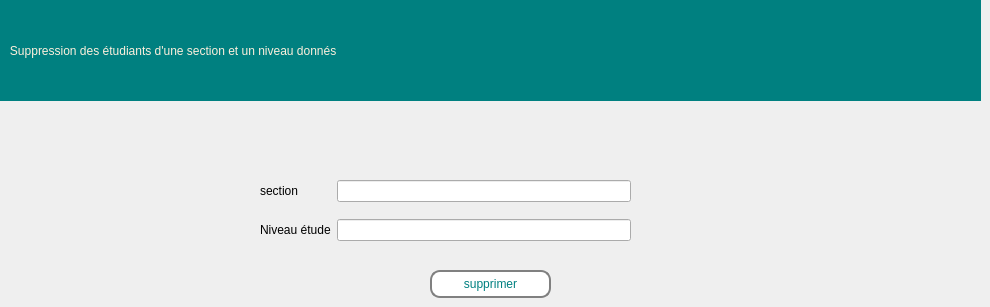
    <widget class="QWidget" name="page_supp_etudiants_section_niveau">
     <widget class="QPushButton" name="Button_supprimer_sectionniveau">
      <property name="geometry">
       <rect>
        <x>430</x>
        <y>270</y>
        <width>121</width>
        <height>28</height>
       </rect>
      </property>
      <property name="styleSheet">
       <string notr="true">border: 2px solid gray;
font: 63 9pt &quot;Segoe UI Variable Display Semib&quot;;
  border-radius: 10px;
  padding: 0 8px;
  
color: rgb(0, 128, 128);
background-color: rgb(255, 255, 255);</string>
      </property>
      <property name="text">
       <string>supprimer</string>
      </property>
     </widget>
     <widget class="QLabel" name="label_173">
      <property name="geometry">
       <rect>
        <x>0</x>
        <y>0</y>
        <width>981</width>
        <height>101</height>
       </rect>
      </property>
      <property name="toolTip">
       <string>&lt;html&gt;&lt;head/&gt;&lt;body&gt;&lt;p align=&quot;center&quot;&gt;&lt;br/&gt;&lt;/p&gt;&lt;/body&gt;&lt;/html&gt;</string>
      </property>
      <property name="styleSheet">
       <string notr="true">color: rgb(253, 239, 220);background-color: rgb(0, 128, 128);
font: 75 16pt &quot;Rockwell&quot;;
</string>
      </property>
      <property name="text">
       <string>   Suppression des étudiants d'une section et un niveau donnés</string>
      </property>
     </widget>
     <widget class="QWidget" name="formLayoutWidget_5">
      <property name="geometry">
       <rect>
        <x>260</x>
        <y>180</y>
        <width>371</width>
        <height>80</height>
       </rect>
      </property>
      <layout class="QFormLayout" name="formLayout_6">
       <property name="verticalSpacing">
        <number>17</number>
       </property>
       <item row="0" column="0">
        <widget class="QLabel" name="label_93">
         <property name="styleSheet">
          <string notr="true">font: 63 9pt &quot;Segoe UI Variable Display Semib&quot;;</string>
         </property>
         <property name="text">
          <string>section</string>
         </property>
        </widget>
       </item>
       <item row="0" column="1">
        <widget class="QLineEdit" name="sectionmix_input_syupprimer"/>
       </item>
       <item row="1" column="1">
        <widget class="QLineEdit" name="niveau_etudemic_input_supprimer"/>
       </item>
       <item row="1" column="0">
        <widget class="QLabel" name="label_92">
         <property name="styleSheet">
          <string notr="true">font: 63 9pt &quot;Segoe UI Variable Display Semib&quot;;</string>
         </property>
         <property name="text">
          <string>Niveau étude</string>
         </property>
        </widget>
       </item>
      </layout>
     </widget>
    </widget>
